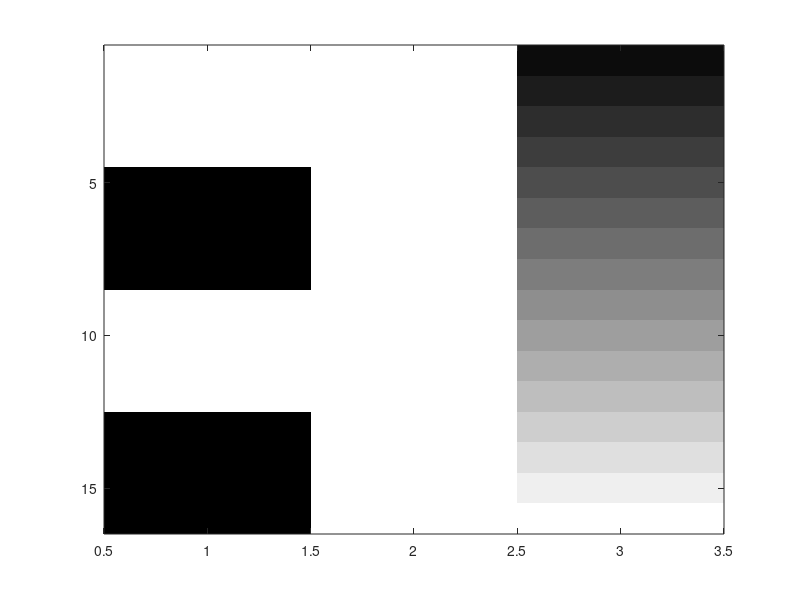

MATLAB code for this plot:
clear all; close all; clc;      % Clear all workspaces
 
% Define number of TRs (nTRs) & scale factor for plotting
nTRs=16; scalefac=4;
 
% Create the boxcar
box=[ones(1,4),zeros(1,4),ones(1,4),zeros(1,4)];
 
% Create the design matrix
X(:,1)=box';
X(:,2)=ones(nTRs,1);
X(:,3)=linspace(1, nTRs, nTRs)';
 
% Scale columns 1 and 2 so all columns have same max
X(:,1)=max(max(X))*X(:,1); X(:,2)=max(max(X))*X(:,2);
 
% Scale and plot the matrix
X=scalefac*X; 
colormap(gray); image(X);




